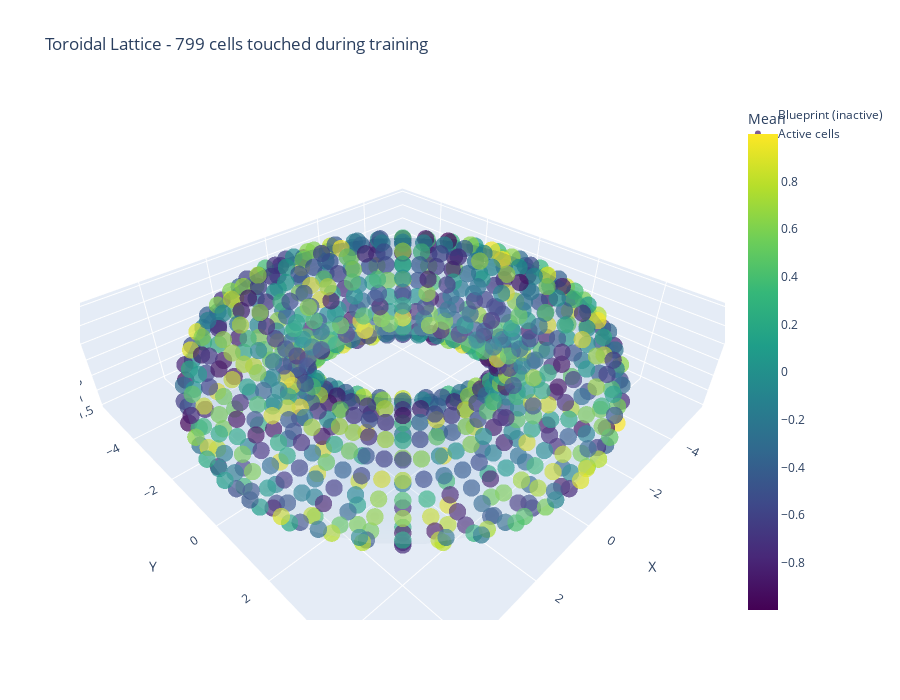

Notebook cell for this chart:
### Markdown cell above
## 7. Visualization

### Code cell
# Plot training curves for TOKEN GENERATION with CELL STATE tracking
fig, axes = plt.subplots(2, 3, figsize=(15, 8))

# Row 1: Training metrics
# Loss curves
axes[0, 0].plot(train_losses, label='Train', alpha=0.8)
axes[0, 0].plot(val_losses, label='Val', alpha=0.8)
axes[0, 0].set_xlabel('Epoch')
axes[0, 0].set_ylabel('Loss (Cross-Entropy)')
axes[0, 0].set_title('Loss Curves')
axes[0, 0].legend()
axes[0, 0].grid(True, alpha=0.3)

# Accuracy curves
axes[0, 1].plot(train_accs, label='Train', alpha=0.8)
axes[0, 1].plot(val_accs, label='Val', alpha=0.8)
axes[0, 1].set_xlabel('Epoch')
axes[0, 1].set_ylabel('Accuracy')
axes[0, 1].set_title('Accuracy Curves')
axes[0, 1].legend()
axes[0, 1].grid(True, alpha=0.3)

# Perplexity (exp of loss)
train_ppl = [np.exp(l) for l in train_losses]
val_ppl = [np.exp(l) for l in val_losses]
axes[0, 2].plot(train_ppl, label='Train', alpha=0.8)
axes[0, 2].plot(val_ppl, label='Val', alpha=0.8)
axes[0, 2].set_xlabel('Epoch')
axes[0, 2].set_ylabel('Perplexity')
axes[0, 2].set_title('Perplexity Curves')
axes[0, 2].legend()
axes[0, 2].grid(True, alpha=0.3)

# Row 2: Cell state evolution
# Bounce angles over time
bounce_means = [s['bounce_mean'] for s in cell_state_history]
bounce_stds = [s['bounce_std'] for s in cell_state_history]
axes[1, 0].plot(bounce_means, label='Mean', alpha=0.8)
axes[1, 0].fill_between(range(len(bounce_means)), 
                         [m-s for m,s in zip(bounce_means, bounce_stds)],
                         [m+s for m,s in zip(bounce_means, bounce_stds)],
                         alpha=0.3, label='±1 std')
axes[1, 0].set_xlabel('Epoch')
axes[1, 0].set_ylabel('Bounce Angle')
axes[1, 0].set_title('Bounce Angles Evolution')
axes[1, 0].legend()
axes[1, 0].grid(True, alpha=0.3)

# Decay rates over time
fwd_decays = [s['forward_decay'] for s in cell_state_history]
rev_decays = [s['reverse_decay'] for s in cell_state_history]
axes[1, 1].plot(fwd_decays, label='Forward', alpha=0.8)
axes[1, 1].plot(rev_decays, label='Reverse', alpha=0.8)
axes[1, 1].set_xlabel('Epoch')
axes[1, 1].set_ylabel('Decay Rate')
axes[1, 1].set_title('Propagation Decay Rates')
axes[1, 1].legend()
axes[1, 1].grid(True, alpha=0.3)

# Interaction weight and cells touched
interaction_weights = [s['interaction_weight'] for s in cell_state_history]
n_touched = [s['n_touched'] for s in cell_state_history]
ax2 = axes[1, 2].twinx()
axes[1, 2].plot(interaction_weights, 'b-', label='Interaction', alpha=0.8)
ax2.plot(n_touched, 'r-', label='Cells Touched', alpha=0.8)
axes[1, 2].set_xlabel('Epoch')
axes[1, 2].set_ylabel('Interaction Weight', color='b')
ax2.set_ylabel('Cells Touched', color='r')
axes[1, 2].set_title('Interaction & Cell Count')
axes[1, 2].grid(True, alpha=0.3)

plt.tight_layout()
plt.show()

# Visualize touched cells on torus
fig_torus = torus.visualize_plotly(
    show_all_positions=True,
    cell_size=6,
    title=f"Toroidal Lattice - {len(torus.sparse_cells)} cells touched during training"
)
fig_torus.show()

### Figure 1 — Plotly figure (JSON) as saved in the notebook; plotly's stock layout.template omitted (floating-point values rounded to 4 significant figures; data arrays with more than 128 entries replaced by an {"elided": "..."} marker saying what was removed)
{"data": [{"customdata": {"elided": "800 int values"}, "hovertemplate": "Cell %{customdata}<br>x: %{x:.2f}<br>y: %{y:.2f}<br>z: %{z:.2f}", "marker": {"color": "lightgray", "opacity": 0.3, "size": 3}, "mode": "markers", "name": "Blueprint (inactive)", "type": "scatter3d", "x": {"elided": "800 float values"}, "y": {"elided": "800 float values"}, "z": {"elided": "800 float values"}}, {"customdata": {"elided": "799x5 float values"}, "hovertemplate": "Cell %{customdata[0]}<br>θ: %{customdata[1]}, φ: %{customdata[2]}<br>Mean: %{customdata[3]:.3f}<br>Std: %{customdata[4]:.3f}", "marker": {"color": {"elided": "799 float values"}, "colorbar": {"title": {"text": "Mean"}}, "colorscale": [[0, "#440154"], [0.1111, "#482878"], [0.2222, "#3e4989"], [0.3333, "#31688e"], [0.4444, "#26828e"], [0.5556, "#1f9e89"], [0.6667, "#35b779"], [0.7778, "#6ece58"], [0.8889, "#b5de2b"], [1, "#fde725"]], "opacity": 0.7, "size": 6}, "mode": "markers", "name": "Active cells", "type": "scatter3d", "x": {"elided": "799 float values"}, "y": {"elided": "799 float values"}, "z": {"elided": "799 float values"}}, {"colorscale": [[0, "rgb(247,251,255)"], [0.125, "rgb(222,235,247)"], [0.25, "rgb(198,219,239)"], [0.375, "rgb(158,202,225)"], [0.5, "rgb(107,174,214)"], [0.625, "rgb(66,146,198)"], [0.75, "rgb(33,113,181)"], [0.875, "rgb(8,81,156)"], [1, "rgb(8,48,107)"]], "name": "Torus surface", "opacity": 0.1, "showscale": false, "type": "surface", "x": {"elided": "30x30 float values"}, "y": {"elided": "30x30 float values"}, "z": {"elided": "30x30 float values"}}], "layout": {"height": 700, "scene": {"aspectmode": "data", "xaxis": {"title": {"text": "X"}}, "yaxis": {"title": {"text": "Y"}}, "zaxis": {"title": {"text": "Z"}}}, "showlegend": true, "title": {"text": "Toroidal Lattice - 799 cells touched during training"}, "width": 900}}
